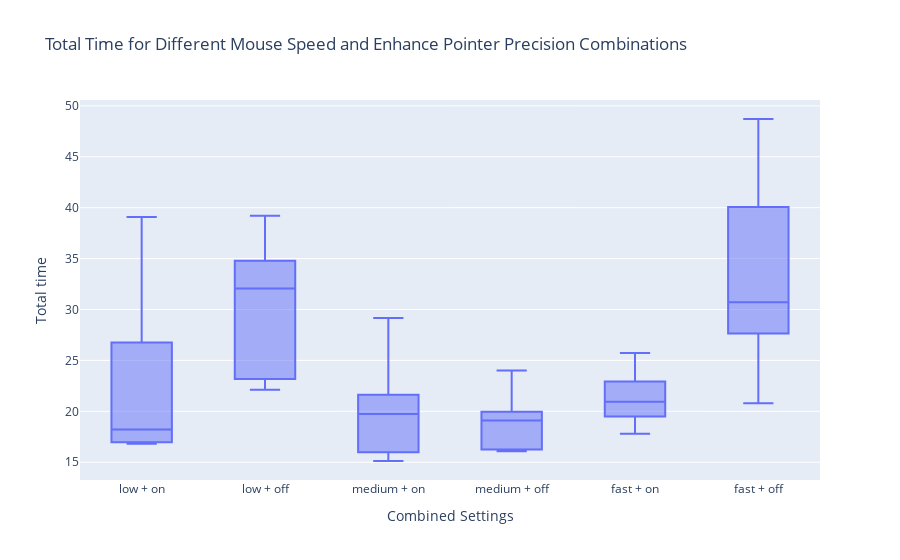

Notebook source saved alongside this figure:
### Code cell
fig7 = px.box(df,
              x="Combined Settings",
              y="Total time",
              title="Total Time for Different Mouse Speed and Enhance Pointer Precision Combinations",
              hover_data=["Total mistakes", "Notes"])

fig8 = px.box(df,
              x="Combined Settings",
              y="Total mistakes",
              title="Total Mistakes for Different Mouse Speed and Enhance Pointer Precision Combinations",
              hover_data=["Total mistakes", "Notes"])


fig7.show()
fig8.show()

fig7.write_image("figures/fig7.png", width=width, height=height)
fig8.write_image("figures/fig8.png", width=width, height=height)

### Figure 1 — Plotly figure (JSON) as saved in the notebook; plotly's stock layout.template omitted (floating-point values rounded to 4 significant figures)
{"data": [{"alignmentgroup": "True", "customdata": [[0, "NaN"], [0, "NaN"], [0, "NaN"], [0, "Das sei ein angenehmes Setting"], [0, "NaN"], [1, "NaN"], [0, "NaN"], [0, "NaN"], [0, "NaN"], [2, "Meinte \"Es sei gar nicht so leicht wenn man schon älter und zittrig sei <br> und nicht so gut sehe\" und hat noch keine vertikale Maus verwendet"], [0, "NaN"], [0, "NaN"], [1, "NaN"], [8, "Ist normalerweise eine langsame Einstellung gewöhnt"], [1, "NaN"], [0, "NaN"], [3, "NaN"], [2, "NaN"], [0, "NaN"], [1, "Speed-Up hauptsächlich, da Teilnehmer gewusst hatte, was er machts. <br> Dass die Pointer Precision \"on\" ist, habe er nicht gemerkt"], [1, "NaN"], [0, "Teilnehmer ist die mittlere Geschwindigkeit \"off\" gewohnt, <br> deshalb war diese Einstellung ungewohnt und ein \"ungutes Gefühl\""], [1, "Teilnehmer meinte, diese Einstellung sein unkontrollierbar"], [0, "NaN"], [2, "is used to using a vertical mouse"], [0, "NaN"], [5, "NaN"], [0, "NaN"], [0, "NaN"], [1, "NaN"], [1, "NaN"], [0, "NaN"], [0, "NaN"], [0, "NaN"], [5, "NaN"], [0, "Findet Zeiger-Beschleunigung eigentlich eher ungut"]], "hovertemplate": "Combined Settings=%{x}<br>Total time=%{y}<br>Total mistakes=%{customdata[0]}<br>Notes=%{customdata[1]}<extra></extra>", "legendgroup": "", "marker": {"color": "#636efa"}, "name": "", "notched": false, "offsetgroup": "", "orientation": "v", "showlegend": false, "type": "box", "x": ["low + on", "low + off", "medium + on", "medium + off", "fast + on", "fast + off", "medium + on", "medium + off", "fast + on", "fast + off", "low + on", "low + off", "fast + on", "fast + off", "low + on", "low + off", "medium + on", "medium + off", "low + off", "low + on", "medium + off", "medium + on", "fast + off", "fast + on", "medium + off", "medium + on", "fast + off", "fast + on", "low + off", "low + on", "fast + off", "fast + on", "low + off", "low + on", "medium + off", "medium + on"], "x0": " ", "xaxis": "x", "y": [39.08, 34.78, 29.17, 24.0, 20.83, 48.71, 21.63, 18.93, 25.73, 40.07, 26.75, 33.21, 19.49, 28.0, 16.82, 22.13, 17.84, 16.07, 39.2, 18.22, 19.95, 21.61, 33.41, 22.94, 19.29, 15.12, 27.64, 17.8, 30.93, 18.22, 20.8, 21.03, 23.17, 16.97, 16.26, 15.97], "y0": " ", "yaxis": "y"}], "layout": {"boxmode": "group", "legend": {"tracegroupgap": 0}, "title": {"text": "Total Time for Different Mouse Speed and Enhance Pointer Precision Combinations"}, "xaxis": {"anchor": "y", "domain": [0, 1], "title": {"text": "Combined Settings"}}, "yaxis": {"anchor": "x", "domain": [0, 1], "title": {"text": "Total time"}}}}
